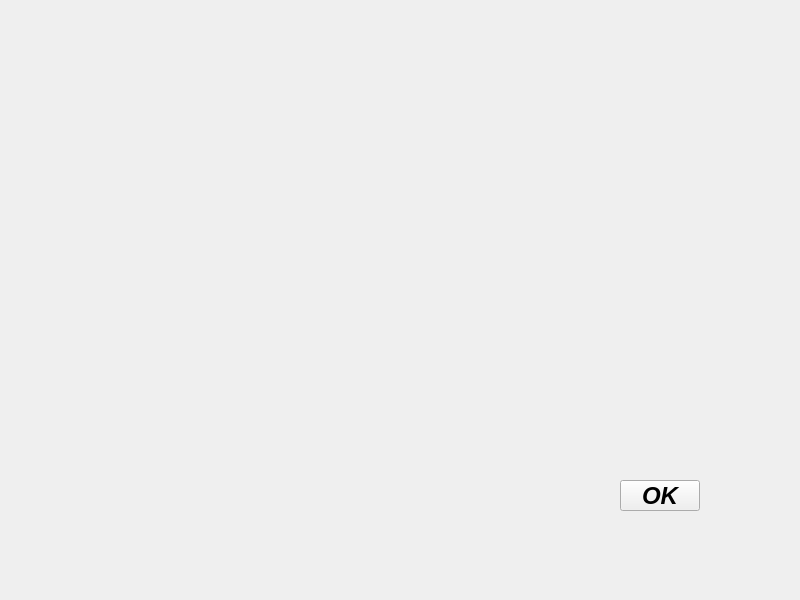
<?xml version="1.0" encoding="UTF-8"?>
<ui version="4.0">
 <class>BackGround_Settings_Panel</class>
 <widget class="QWidget" name="BackGround_Settings_Panel">
  <property name="geometry">
   <rect>
    <x>0</x>
    <y>0</y>
    <width>800</width>
    <height>600</height>
   </rect>
  </property>
  <property name="minimumSize">
   <size>
    <width>800</width>
    <height>600</height>
   </size>
  </property>
  <property name="maximumSize">
   <size>
    <width>800</width>
    <height>600</height>
   </size>
  </property>
  <property name="windowTitle">
   <string>Form</string>
  </property>
  <widget class="QLabel" name="PanelBackground">
   <property name="geometry">
    <rect>
     <x>6</x>
     <y>6</y>
     <width>800</width>
     <height>600</height>
    </rect>
   </property>
   <property name="minimumSize">
    <size>
     <width>800</width>
     <height>600</height>
    </size>
   </property>
   <property name="maximumSize">
    <size>
     <width>800</width>
     <height>600</height>
    </size>
   </property>
   <property name="text">
    <string/>
   </property>
   <property name="pixmap">
    <pixmap>game_resources/background_settings_background(1).jpg</pixmap>
   </property>
  </widget>
  <widget class="QStackedWidget" name="Backgrounds">
   <property name="geometry">
    <rect>
     <x>90</x>
     <y>70</y>
     <width>612</width>
     <height>412</height>
    </rect>
   </property>
   <property name="currentIndex">
    <number>0</number>
   </property>
   <widget class="QWidget" name="Page1">
    <layout class="QGridLayout" name="gridLayout">
     <item row="1" column="0">
      <widget class="QWidget" name="widget_2" native="true">
       <layout class="QGridLayout" name="gridLayout_5">
        <item row="0" column="0">
         <widget class="QLabel" name="background1">
          <property name="minimumSize">
           <size>
            <width>600</width>
            <height>400</height>
           </size>
          </property>
          <property name="maximumSize">
           <size>
            <width>600</width>
            <height>400</height>
           </size>
          </property>
          <property name="text">
           <string/>
          </property>
          <property name="pixmap">
           <pixmap resource="resources_file.qrc">:/game_resources/football_Field_image2(2)(1).jpg</pixmap>
          </property>
         </widget>
        </item>
       </layout>
      </widget>
     </item>
    </layout>
   </widget>
   <widget class="QWidget" name="Page2">
    <layout class="QGridLayout" name="gridLayout_2">
     <item row="1" column="0">
      <widget class="QWidget" name="widget_3" native="true">
       <layout class="QGridLayout" name="gridLayout_6">
        <item row="0" column="0">
         <widget class="QLabel" name="background2">
          <property name="minimumSize">
           <size>
            <width>600</width>
            <height>400</height>
           </size>
          </property>
          <property name="maximumSize">
           <size>
            <width>600</width>
            <height>400</height>
           </size>
          </property>
          <property name="text">
           <string/>
          </property>
          <property name="pixmap">
           <pixmap resource="resources_file.qrc">:/game_resources/football_Field_image2(3)(1).jpg</pixmap>
          </property>
         </widget>
        </item>
       </layout>
      </widget>
     </item>
    </layout>
   </widget>
   <widget class="QWidget" name="Page3">
    <layout class="QGridLayout" name="gridLayout_3">
     <item row="0" column="0">
      <widget class="QWidget" name="widget" native="true">
       <layout class="QGridLayout" name="gridLayout_4">
        <item row="0" column="0">
         <widget class="QLabel" name="background3">
          <property name="minimumSize">
           <size>
            <width>600</width>
            <height>400</height>
           </size>
          </property>
          <property name="maximumSize">
           <size>
            <width>600</width>
            <height>400</height>
           </size>
          </property>
          <property name="text">
           <string/>
          </property>
          <property name="pixmap">
           <pixmap resource="resources_file.qrc">:/game_resources/football_Field_image2(4)(1).jpg</pixmap>
          </property>
         </widget>
        </item>
       </layout>
      </widget>
     </item>
    </layout>
   </widget>
  </widget>
  <widget class="QPushButton" name="OK_pushbutton">
   <property name="geometry">
    <rect>
     <x>620</x>
     <y>480</y>
     <width>80</width>
     <height>31</height>
    </rect>
   </property>
   <property name="font">
    <font>
     <pointsize>18</pointsize>
     <italic>true</italic>
     <bold>true</bold>
    </font>
   </property>
   <property name="text">
    <string>OK</string>
   </property>
  </widget>
 </widget>
 <resources>
  <include location="resources_file.qrc"/>
 </resources>
 <connections/>
</ui>
